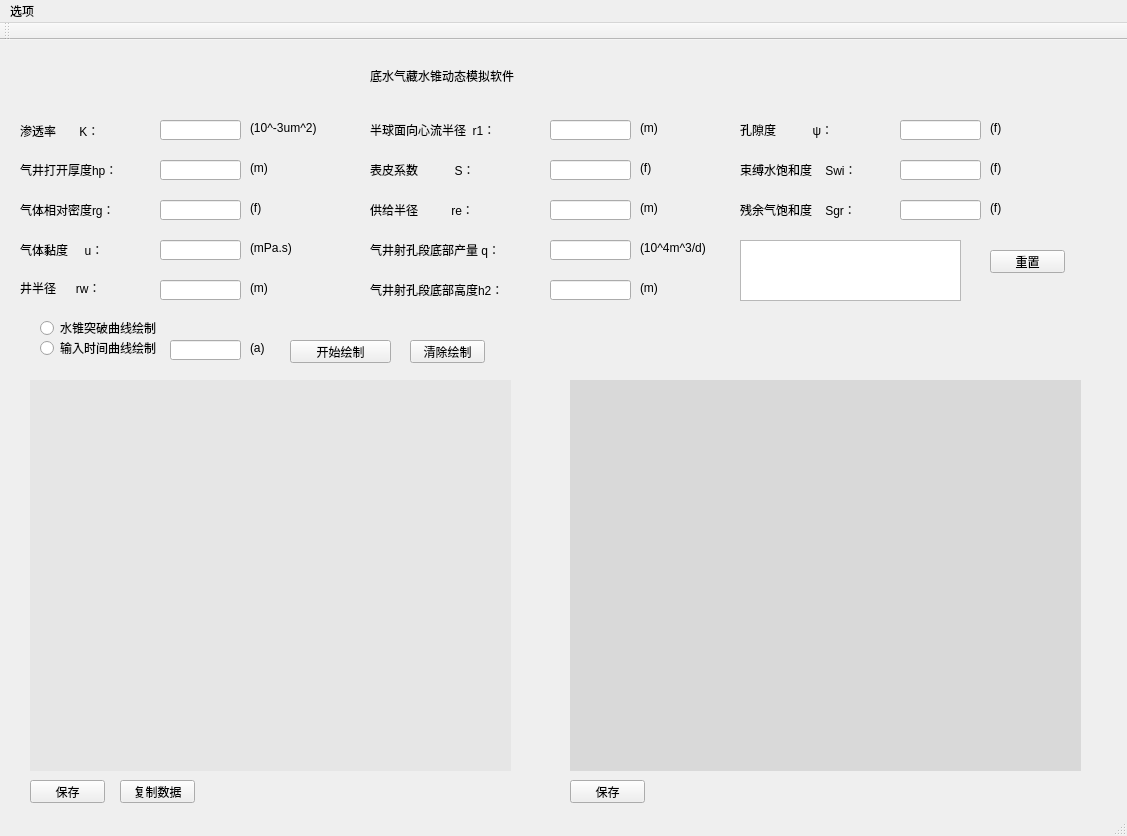
<?xml version="1.0" encoding="UTF-8"?>
<ui version="4.0">
 <class>MainWindow</class>
 <widget class="QMainWindow" name="MainWindow">
  <property name="geometry">
   <rect>
    <x>0</x>
    <y>0</y>
    <width>1127</width>
    <height>836</height>
   </rect>
  </property>
  <property name="sizePolicy">
   <sizepolicy hsizetype="Preferred" vsizetype="Preferred">
    <horstretch>0</horstretch>
    <verstretch>0</verstretch>
   </sizepolicy>
  </property>
  <property name="windowTitle">
   <string>MainWindow</string>
  </property>
  <widget class="QWidget" name="centralWidget">
   <widget class="QPushButton" name="bt_startDraw">
    <property name="geometry">
     <rect>
      <x>290</x>
      <y>300</y>
      <width>101</width>
      <height>23</height>
     </rect>
    </property>
    <property name="text">
     <string>开始绘制</string>
    </property>
   </widget>
   <widget class="QLineEdit" name="lineEdit_K">
    <property name="geometry">
     <rect>
      <x>160</x>
      <y>80</y>
      <width>81</width>
      <height>20</height>
     </rect>
    </property>
   </widget>
   <widget class="QLabel" name="label_K">
    <property name="geometry">
     <rect>
      <x>20</x>
      <y>80</y>
      <width>131</width>
      <height>21</height>
     </rect>
    </property>
    <property name="styleSheet">
     <string notr="true"/>
    </property>
    <property name="text">
     <string>渗透率       K：</string>
    </property>
   </widget>
   <widget class="QLabel" name="label_K_u">
    <property name="geometry">
     <rect>
      <x>250</x>
      <y>80</y>
      <width>71</width>
      <height>16</height>
     </rect>
    </property>
    <property name="text">
     <string>(10^-3um^2)</string>
    </property>
   </widget>
   <widget class="QLabel" name="label_hp_u">
    <property name="geometry">
     <rect>
      <x>250</x>
      <y>120</y>
      <width>41</width>
      <height>16</height>
     </rect>
    </property>
    <property name="text">
     <string>(m)</string>
    </property>
   </widget>
   <widget class="QLineEdit" name="lineEdit_hp">
    <property name="geometry">
     <rect>
      <x>160</x>
      <y>120</y>
      <width>81</width>
      <height>20</height>
     </rect>
    </property>
   </widget>
   <widget class="QLabel" name="label_hp">
    <property name="geometry">
     <rect>
      <x>20</x>
      <y>120</y>
      <width>131</width>
      <height>20</height>
     </rect>
    </property>
    <property name="styleSheet">
     <string notr="true"/>
    </property>
    <property name="text">
     <string>气井打开厚度hp：</string>
    </property>
   </widget>
   <widget class="QLabel" name="label_rg_u">
    <property name="geometry">
     <rect>
      <x>250</x>
      <y>160</y>
      <width>71</width>
      <height>16</height>
     </rect>
    </property>
    <property name="text">
     <string>(f)</string>
    </property>
   </widget>
   <widget class="QLineEdit" name="lineEdit_rg">
    <property name="geometry">
     <rect>
      <x>160</x>
      <y>160</y>
      <width>81</width>
      <height>20</height>
     </rect>
    </property>
   </widget>
   <widget class="QLabel" name="label_rg">
    <property name="geometry">
     <rect>
      <x>20</x>
      <y>160</y>
      <width>121</width>
      <height>20</height>
     </rect>
    </property>
    <property name="styleSheet">
     <string notr="true"/>
    </property>
    <property name="text">
     <string>气体相对密度rg：</string>
    </property>
   </widget>
   <widget class="QLabel" name="label_rw_u">
    <property name="geometry">
     <rect>
      <x>250</x>
      <y>240</y>
      <width>71</width>
      <height>16</height>
     </rect>
    </property>
    <property name="text">
     <string>(m)</string>
    </property>
   </widget>
   <widget class="QLabel" name="label_u_u">
    <property name="geometry">
     <rect>
      <x>250</x>
      <y>200</y>
      <width>71</width>
      <height>16</height>
     </rect>
    </property>
    <property name="text">
     <string>(mPa.s)</string>
    </property>
   </widget>
   <widget class="QLabel" name="label_r1_u">
    <property name="geometry">
     <rect>
      <x>640</x>
      <y>80</y>
      <width>71</width>
      <height>16</height>
     </rect>
    </property>
    <property name="text">
     <string>(m)</string>
    </property>
   </widget>
   <widget class="QLineEdit" name="lineEdit_u">
    <property name="geometry">
     <rect>
      <x>160</x>
      <y>200</y>
      <width>81</width>
      <height>20</height>
     </rect>
    </property>
   </widget>
   <widget class="QLineEdit" name="lineEdit_rw">
    <property name="geometry">
     <rect>
      <x>160</x>
      <y>240</y>
      <width>81</width>
      <height>20</height>
     </rect>
    </property>
   </widget>
   <widget class="QLineEdit" name="lineEdit_r1">
    <property name="geometry">
     <rect>
      <x>550</x>
      <y>80</y>
      <width>81</width>
      <height>20</height>
     </rect>
    </property>
   </widget>
   <widget class="QLabel" name="label_u">
    <property name="geometry">
     <rect>
      <x>20</x>
      <y>200</y>
      <width>131</width>
      <height>20</height>
     </rect>
    </property>
    <property name="styleSheet">
     <string notr="true"/>
    </property>
    <property name="text">
     <string>气体黏度     u：</string>
    </property>
   </widget>
   <widget class="QLabel" name="label_rw">
    <property name="geometry">
     <rect>
      <x>20</x>
      <y>240</y>
      <width>121</width>
      <height>16</height>
     </rect>
    </property>
    <property name="styleSheet">
     <string notr="true"/>
    </property>
    <property name="text">
     <string>井半径      rw：</string>
    </property>
   </widget>
   <widget class="QLabel" name="label_r1">
    <property name="geometry">
     <rect>
      <x>370</x>
      <y>80</y>
      <width>151</width>
      <height>20</height>
     </rect>
    </property>
    <property name="styleSheet">
     <string notr="true"/>
    </property>
    <property name="text">
     <string>半球面向心流半径  r1：</string>
    </property>
   </widget>
   <widget class="QLabel" name="label_S_u">
    <property name="geometry">
     <rect>
      <x>640</x>
      <y>120</y>
      <width>71</width>
      <height>16</height>
     </rect>
    </property>
    <property name="text">
     <string>(f)</string>
    </property>
   </widget>
   <widget class="QLabel" name="label_S">
    <property name="geometry">
     <rect>
      <x>370</x>
      <y>120</y>
      <width>151</width>
      <height>20</height>
     </rect>
    </property>
    <property name="styleSheet">
     <string notr="true"/>
    </property>
    <property name="text">
     <string>表皮系数           S：</string>
    </property>
   </widget>
   <widget class="QLineEdit" name="lineEdit_S">
    <property name="geometry">
     <rect>
      <x>550</x>
      <y>120</y>
      <width>81</width>
      <height>20</height>
     </rect>
    </property>
   </widget>
   <widget class="QLineEdit" name="lineEdit_re">
    <property name="geometry">
     <rect>
      <x>550</x>
      <y>160</y>
      <width>81</width>
      <height>20</height>
     </rect>
    </property>
   </widget>
   <widget class="QLabel" name="label_re_u">
    <property name="geometry">
     <rect>
      <x>640</x>
      <y>160</y>
      <width>41</width>
      <height>16</height>
     </rect>
    </property>
    <property name="text">
     <string>(m)</string>
    </property>
   </widget>
   <widget class="QLabel" name="label_re">
    <property name="geometry">
     <rect>
      <x>370</x>
      <y>160</y>
      <width>151</width>
      <height>20</height>
     </rect>
    </property>
    <property name="styleSheet">
     <string notr="true"/>
    </property>
    <property name="text">
     <string>供给半径          re：</string>
    </property>
   </widget>
   <widget class="QLineEdit" name="lineEdit_q">
    <property name="geometry">
     <rect>
      <x>550</x>
      <y>200</y>
      <width>81</width>
      <height>20</height>
     </rect>
    </property>
   </widget>
   <widget class="QLabel" name="label_q">
    <property name="geometry">
     <rect>
      <x>370</x>
      <y>200</y>
      <width>161</width>
      <height>20</height>
     </rect>
    </property>
    <property name="styleSheet">
     <string notr="true"/>
    </property>
    <property name="text">
     <string>气井射孔段底部产量 q：</string>
    </property>
   </widget>
   <widget class="QLabel" name="label_q_u">
    <property name="geometry">
     <rect>
      <x>640</x>
      <y>200</y>
      <width>71</width>
      <height>16</height>
     </rect>
    </property>
    <property name="text">
     <string>(10^4m^3/d)</string>
    </property>
   </widget>
   <widget class="QLineEdit" name="lineEdit_h2">
    <property name="geometry">
     <rect>
      <x>550</x>
      <y>240</y>
      <width>81</width>
      <height>20</height>
     </rect>
    </property>
   </widget>
   <widget class="QLineEdit" name="lineEdit_fi">
    <property name="geometry">
     <rect>
      <x>900</x>
      <y>80</y>
      <width>81</width>
      <height>20</height>
     </rect>
    </property>
   </widget>
   <widget class="QLabel" name="label_fi">
    <property name="geometry">
     <rect>
      <x>740</x>
      <y>80</y>
      <width>151</width>
      <height>20</height>
     </rect>
    </property>
    <property name="styleSheet">
     <string notr="true"/>
    </property>
    <property name="text">
     <string>孔隙度           ψ：</string>
    </property>
   </widget>
   <widget class="QLabel" name="label_h2">
    <property name="geometry">
     <rect>
      <x>370</x>
      <y>240</y>
      <width>161</width>
      <height>20</height>
     </rect>
    </property>
    <property name="styleSheet">
     <string notr="true"/>
    </property>
    <property name="text">
     <string>气井射孔段底部高度h2：</string>
    </property>
   </widget>
   <widget class="QLabel" name="label_fi_u">
    <property name="geometry">
     <rect>
      <x>990</x>
      <y>80</y>
      <width>41</width>
      <height>16</height>
     </rect>
    </property>
    <property name="text">
     <string>(f)</string>
    </property>
   </widget>
   <widget class="QLabel" name="label_h2_u">
    <property name="geometry">
     <rect>
      <x>640</x>
      <y>240</y>
      <width>41</width>
      <height>16</height>
     </rect>
    </property>
    <property name="text">
     <string>(m)</string>
    </property>
   </widget>
   <widget class="QLabel" name="label_Swi_u">
    <property name="geometry">
     <rect>
      <x>990</x>
      <y>120</y>
      <width>41</width>
      <height>16</height>
     </rect>
    </property>
    <property name="text">
     <string>(f)</string>
    </property>
   </widget>
   <widget class="QLabel" name="label_Sgr">
    <property name="geometry">
     <rect>
      <x>740</x>
      <y>160</y>
      <width>151</width>
      <height>20</height>
     </rect>
    </property>
    <property name="styleSheet">
     <string notr="true"/>
    </property>
    <property name="text">
     <string>残余气饱和度    Sgr：</string>
    </property>
   </widget>
   <widget class="QLabel" name="label_Sgr_u">
    <property name="geometry">
     <rect>
      <x>990</x>
      <y>160</y>
      <width>41</width>
      <height>16</height>
     </rect>
    </property>
    <property name="text">
     <string>(f)</string>
    </property>
   </widget>
   <widget class="QLineEdit" name="lineEdit_Swi">
    <property name="geometry">
     <rect>
      <x>900</x>
      <y>120</y>
      <width>81</width>
      <height>20</height>
     </rect>
    </property>
   </widget>
   <widget class="QLabel" name="label_Swi">
    <property name="geometry">
     <rect>
      <x>740</x>
      <y>120</y>
      <width>151</width>
      <height>20</height>
     </rect>
    </property>
    <property name="styleSheet">
     <string notr="true"/>
    </property>
    <property name="text">
     <string>束缚水饱和度    Swi：</string>
    </property>
   </widget>
   <widget class="QLineEdit" name="lineEdit_Sgr">
    <property name="geometry">
     <rect>
      <x>900</x>
      <y>160</y>
      <width>81</width>
      <height>20</height>
     </rect>
    </property>
   </widget>
   <widget class="QWidget" name="wg_torusDrawWindow" native="true">
    <property name="geometry">
     <rect>
      <x>570</x>
      <y>340</y>
      <width>511</width>
      <height>391</height>
     </rect>
    </property>
    <property name="sizePolicy">
     <sizepolicy hsizetype="Preferred" vsizetype="Preferred">
      <horstretch>0</horstretch>
      <verstretch>0</verstretch>
     </sizepolicy>
    </property>
    <property name="styleSheet">
     <string notr="true">background-color: rgb(217, 217, 217);</string>
    </property>
   </widget>
   <widget class="QWidget" name="wg_plotDrawWindow" native="true">
    <property name="geometry">
     <rect>
      <x>30</x>
      <y>340</y>
      <width>481</width>
      <height>391</height>
     </rect>
    </property>
    <property name="styleSheet">
     <string notr="true">background-color: rgb(230, 230, 230);</string>
    </property>
   </widget>
   <widget class="QPushButton" name="bt_clearInput">
    <property name="geometry">
     <rect>
      <x>990</x>
      <y>210</y>
      <width>75</width>
      <height>23</height>
     </rect>
    </property>
    <property name="text">
     <string>重置</string>
    </property>
   </widget>
   <widget class="QPushButton" name="bt_clearDraw">
    <property name="geometry">
     <rect>
      <x>410</x>
      <y>300</y>
      <width>75</width>
      <height>23</height>
     </rect>
    </property>
    <property name="text">
     <string>清除绘制</string>
    </property>
   </widget>
   <widget class="QLabel" name="label_title">
    <property name="geometry">
     <rect>
      <x>370</x>
      <y>10</y>
      <width>371</width>
      <height>51</height>
     </rect>
    </property>
    <property name="styleSheet">
     <string notr="true">font: 75 22pt &quot;Adobe Devanagari&quot;;</string>
    </property>
    <property name="text">
     <string>底水气藏水锥动态模拟软件</string>
    </property>
   </widget>
   <widget class="QTextBrowser" name="tb_resultView">
    <property name="geometry">
     <rect>
      <x>740</x>
      <y>200</y>
      <width>221</width>
      <height>61</height>
     </rect>
    </property>
    <property name="styleSheet">
     <string notr="true">font: 14pt &quot;Adobe Devanagari&quot;;</string>
    </property>
   </widget>
   <widget class="QPushButton" name="bt_savePlotDraw">
    <property name="geometry">
     <rect>
      <x>30</x>
      <y>740</y>
      <width>75</width>
      <height>23</height>
     </rect>
    </property>
    <property name="text">
     <string>保存</string>
    </property>
   </widget>
   <widget class="QPushButton" name="bt_saveTorusDraw">
    <property name="geometry">
     <rect>
      <x>570</x>
      <y>740</y>
      <width>75</width>
      <height>23</height>
     </rect>
    </property>
    <property name="text">
     <string>保存</string>
    </property>
   </widget>
   <widget class="QLineEdit" name="lineEdit_time">
    <property name="geometry">
     <rect>
      <x>170</x>
      <y>300</y>
      <width>71</width>
      <height>20</height>
     </rect>
    </property>
   </widget>
   <widget class="QLabel" name="label_time_u">
    <property name="geometry">
     <rect>
      <x>250</x>
      <y>300</y>
      <width>31</width>
      <height>16</height>
     </rect>
    </property>
    <property name="text">
     <string>(a)</string>
    </property>
   </widget>
   <widget class="QRadioButton" name="rb_drawBreakthroughTime">
    <property name="geometry">
     <rect>
      <x>40</x>
      <y>280</y>
      <width>121</width>
      <height>16</height>
     </rect>
    </property>
    <property name="text">
     <string>水锥突破曲线绘制</string>
    </property>
   </widget>
   <widget class="QRadioButton" name="rb_drawInputTime">
    <property name="geometry">
     <rect>
      <x>40</x>
      <y>300</y>
      <width>121</width>
      <height>16</height>
     </rect>
    </property>
    <property name="text">
     <string>输入时间曲线绘制：</string>
    </property>
   </widget>
   <widget class="QPushButton" name="bt_copyData">
    <property name="geometry">
     <rect>
      <x>120</x>
      <y>740</y>
      <width>75</width>
      <height>23</height>
     </rect>
    </property>
    <property name="text">
     <string>复制数据</string>
    </property>
   </widget>
   <zorder>bt_saveTorusDraw</zorder>
   <zorder>bt_startDraw</zorder>
   <zorder>lineEdit_K</zorder>
   <zorder>label_K</zorder>
   <zorder>label_K_u</zorder>
   <zorder>label_hp_u</zorder>
   <zorder>lineEdit_hp</zorder>
   <zorder>label_hp</zorder>
   <zorder>label_rg_u</zorder>
   <zorder>lineEdit_rg</zorder>
   <zorder>label_rg</zorder>
   <zorder>label_rw_u</zorder>
   <zorder>label_u_u</zorder>
   <zorder>label_r1_u</zorder>
   <zorder>lineEdit_u</zorder>
   <zorder>lineEdit_rw</zorder>
   <zorder>lineEdit_r1</zorder>
   <zorder>label_u</zorder>
   <zorder>label_rw</zorder>
   <zorder>label_r1</zorder>
   <zorder>label_S_u</zorder>
   <zorder>label_S</zorder>
   <zorder>lineEdit_S</zorder>
   <zorder>lineEdit_re</zorder>
   <zorder>label_re_u</zorder>
   <zorder>label_re</zorder>
   <zorder>lineEdit_q</zorder>
   <zorder>label_q</zorder>
   <zorder>label_q_u</zorder>
   <zorder>lineEdit_h2</zorder>
   <zorder>lineEdit_fi</zorder>
   <zorder>label_fi</zorder>
   <zorder>label_h2</zorder>
   <zorder>label_fi_u</zorder>
   <zorder>label_h2_u</zorder>
   <zorder>label_Swi_u</zorder>
   <zorder>label_Sgr</zorder>
   <zorder>label_Sgr_u</zorder>
   <zorder>lineEdit_Swi</zorder>
   <zorder>label_Swi</zorder>
   <zorder>lineEdit_Sgr</zorder>
   <zorder>wg_torusDrawWindow</zorder>
   <zorder>wg_plotDrawWindow</zorder>
   <zorder>bt_clearInput</zorder>
   <zorder>bt_clearDraw</zorder>
   <zorder>label_title</zorder>
   <zorder>tb_resultView</zorder>
   <zorder>bt_savePlotDraw</zorder>
   <zorder>lineEdit_time</zorder>
   <zorder>label_time_u</zorder>
   <zorder>rb_drawBreakthroughTime</zorder>
   <zorder>rb_drawInputTime</zorder>
   <zorder>bt_copyData</zorder>
  </widget>
  <widget class="QMenuBar" name="menuBar">
   <property name="geometry">
    <rect>
     <x>0</x>
     <y>0</y>
     <width>1127</width>
     <height>22</height>
    </rect>
   </property>
   <widget class="QMenu" name="menu">
    <property name="title">
     <string>选项</string>
    </property>
    <addaction name="action_sens"/>
    <addaction name="actionExit"/>
   </widget>
   <addaction name="menu"/>
  </widget>
  <widget class="QToolBar" name="mainToolBar">
   <attribute name="toolBarArea">
    <enum>TopToolBarArea</enum>
   </attribute>
   <attribute name="toolBarBreak">
    <bool>false</bool>
   </attribute>
  </widget>
  <widget class="QStatusBar" name="statusBar"/>
  <action name="actionExit">
   <property name="text">
    <string>退出</string>
   </property>
  </action>
  <action name="action_sens">
   <property name="text">
    <string>敏感性分析</string>
   </property>
  </action>
 </widget>
 <layoutdefault spacing="6" margin="11"/>
 <resources/>
 <connections/>
</ui>
